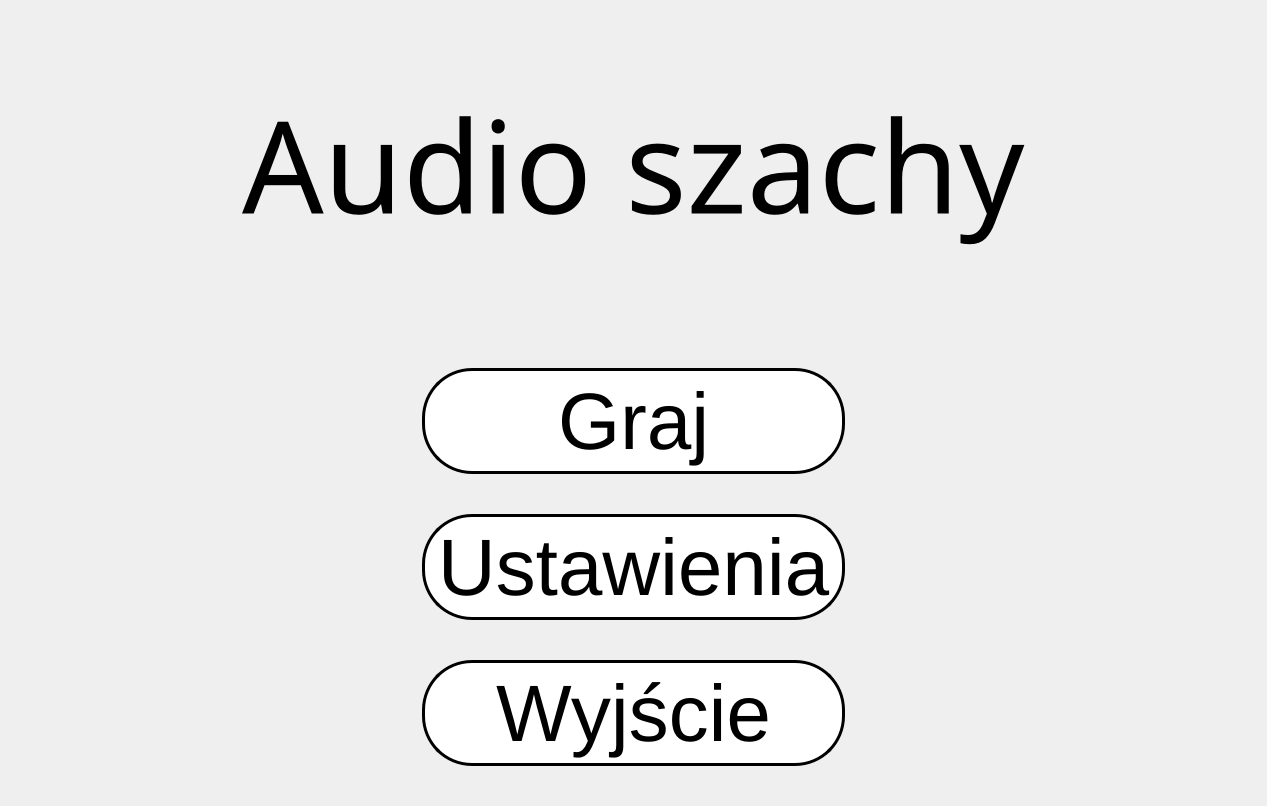
<?xml version="1.0" encoding="UTF-8"?>
<ui version="4.0">
 <class>mainMenu</class>
 <widget class="QWidget" name="mainMenu">
  <property name="geometry">
   <rect>
    <x>0</x>
    <y>0</y>
    <width>1267</width>
    <height>806</height>
   </rect>
  </property>
  <property name="windowTitle">
   <string>Form</string>
  </property>
  <property name="styleSheet">
   <string notr="true">.QPushButton:hover{ 
border-color: red;
}
.QPushButton{
background-color: white;
 border-style: solid;
 border-width:3px;
border-color: black;
 border-radius:50px;
 min-width:100px;
 min-height:100px;
font-size:60pt;
}</string>
  </property>
  <layout class="QGridLayout" name="gridLayout">
   <property name="leftMargin">
    <number>0</number>
   </property>
   <property name="topMargin">
    <number>0</number>
   </property>
   <property name="rightMargin">
    <number>0</number>
   </property>
   <property name="bottomMargin">
    <number>0</number>
   </property>
   <property name="spacing">
    <number>0</number>
   </property>
   <item row="0" column="0">
    <widget class="QWidget" name="verticalLayout_menuPage_2" native="true">
     <property name="styleSheet">
      <string notr="true">.QWidget{
border-image: url(:/Images/background.JPG) 0 0 0 0 stretch stretch;
background-position: center;
background-repeat: none;
}</string>
     </property>
     <layout class="QVBoxLayout" name="verticalLayout_menuPage">
      <property name="spacing">
       <number>0</number>
      </property>
      <property name="leftMargin">
       <number>0</number>
      </property>
      <property name="topMargin">
       <number>0</number>
      </property>
      <property name="rightMargin">
       <number>0</number>
      </property>
      <property name="bottomMargin">
       <number>0</number>
      </property>
      <item>
       <layout class="QHBoxLayout" name="horizontalLayout_menuTitle">
        <item>
         <spacer name="horizontalSpacer_titleLeft">
          <property name="orientation">
           <enum>Qt::Horizontal</enum>
          </property>
          <property name="sizeHint" stdset="0">
           <size>
            <width>40</width>
            <height>20</height>
           </size>
          </property>
         </spacer>
        </item>
        <item>
         <widget class="QLabel" name="labelMenu2">
          <property name="sizePolicy">
           <sizepolicy hsizetype="Minimum" vsizetype="Expanding">
            <horstretch>0</horstretch>
            <verstretch>0</verstretch>
           </sizepolicy>
          </property>
          <property name="font">
           <font>
            <family>Sitka Small</family>
            <pointsize>96</pointsize>
           </font>
          </property>
          <property name="layoutDirection">
           <enum>Qt::LeftToRight</enum>
          </property>
          <property name="styleSheet">
           <string notr="true"/>
          </property>
          <property name="text">
           <string>Audio szachy</string>
          </property>
         </widget>
        </item>
        <item>
         <spacer name="horizontalSpacer_titleRight">
          <property name="orientation">
           <enum>Qt::Horizontal</enum>
          </property>
          <property name="sizeHint" stdset="0">
           <size>
            <width>40</width>
            <height>20</height>
           </size>
          </property>
         </spacer>
        </item>
       </layout>
      </item>
      <item>
       <layout class="QHBoxLayout" name="horizontalLayout_buttons">
        <item>
         <spacer name="horizontalSpacer_buttonsLeft">
          <property name="orientation">
           <enum>Qt::Horizontal</enum>
          </property>
          <property name="sizeType">
           <enum>QSizePolicy::Expanding</enum>
          </property>
          <property name="sizeHint" stdset="0">
           <size>
            <width>40</width>
            <height>20</height>
           </size>
          </property>
         </spacer>
        </item>
        <item>
         <layout class="QVBoxLayout" name="verticalLayout_buttons">
          <item>
           <spacer name="verticalSpacer_1">
            <property name="orientation">
             <enum>Qt::Vertical</enum>
            </property>
            <property name="sizeType">
             <enum>QSizePolicy::Minimum</enum>
            </property>
            <property name="sizeHint" stdset="0">
             <size>
              <width>20</width>
              <height>40</height>
             </size>
            </property>
           </spacer>
          </item>
          <item>
           <widget class="QPushButton" name="pushButtonGame">
            <property name="sizePolicy">
             <sizepolicy hsizetype="Expanding" vsizetype="MinimumExpanding">
              <horstretch>0</horstretch>
              <verstretch>0</verstretch>
             </sizepolicy>
            </property>
            <property name="minimumSize">
             <size>
              <width>106</width>
              <height>106</height>
             </size>
            </property>
            <property name="font">
             <font>
              <pointsize>60</pointsize>
             </font>
            </property>
            <property name="styleSheet">
             <string notr="true"/>
            </property>
            <property name="text">
             <string>Graj</string>
            </property>
           </widget>
          </item>
          <item>
           <spacer name="verticalSpacer_2">
            <property name="orientation">
             <enum>Qt::Vertical</enum>
            </property>
            <property name="sizeType">
             <enum>QSizePolicy::Minimum</enum>
            </property>
            <property name="sizeHint" stdset="0">
             <size>
              <width>20</width>
              <height>40</height>
             </size>
            </property>
           </spacer>
          </item>
          <item>
           <widget class="QPushButton" name="pushButtonSettings">
            <property name="sizePolicy">
             <sizepolicy hsizetype="Expanding" vsizetype="MinimumExpanding">
              <horstretch>0</horstretch>
              <verstretch>0</verstretch>
             </sizepolicy>
            </property>
            <property name="minimumSize">
             <size>
              <width>106</width>
              <height>106</height>
             </size>
            </property>
            <property name="font">
             <font>
              <pointsize>60</pointsize>
             </font>
            </property>
            <property name="styleSheet">
             <string notr="true"/>
            </property>
            <property name="text">
             <string>Ustawienia</string>
            </property>
           </widget>
          </item>
          <item>
           <spacer name="verticalSpacer_3">
            <property name="orientation">
             <enum>Qt::Vertical</enum>
            </property>
            <property name="sizeType">
             <enum>QSizePolicy::Minimum</enum>
            </property>
            <property name="sizeHint" stdset="0">
             <size>
              <width>20</width>
              <height>40</height>
             </size>
            </property>
           </spacer>
          </item>
          <item>
           <widget class="QPushButton" name="pushButtonExit">
            <property name="sizePolicy">
             <sizepolicy hsizetype="Expanding" vsizetype="MinimumExpanding">
              <horstretch>0</horstretch>
              <verstretch>0</verstretch>
             </sizepolicy>
            </property>
            <property name="minimumSize">
             <size>
              <width>106</width>
              <height>106</height>
             </size>
            </property>
            <property name="font">
             <font>
              <pointsize>60</pointsize>
             </font>
            </property>
            <property name="text">
             <string>Wyjście</string>
            </property>
           </widget>
          </item>
          <item>
           <spacer name="verticalSpacer_4">
            <property name="orientation">
             <enum>Qt::Vertical</enum>
            </property>
            <property name="sizeType">
             <enum>QSizePolicy::Minimum</enum>
            </property>
            <property name="sizeHint" stdset="0">
             <size>
              <width>20</width>
              <height>40</height>
             </size>
            </property>
           </spacer>
          </item>
         </layout>
        </item>
        <item>
         <spacer name="horizontalSpacer_buttonsRight2">
          <property name="orientation">
           <enum>Qt::Horizontal</enum>
          </property>
          <property name="sizeType">
           <enum>QSizePolicy::Expanding</enum>
          </property>
          <property name="sizeHint" stdset="0">
           <size>
            <width>40</width>
            <height>20</height>
           </size>
          </property>
         </spacer>
        </item>
       </layout>
      </item>
     </layout>
    </widget>
   </item>
  </layout>
 </widget>
 <resources>
  <include location="Images.qrc"/>
 </resources>
 <connections/>
</ui>
